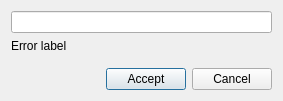
<?xml version="1.0" encoding="UTF-8"?>
<ui version="4.0">
 <class>QCharacterWindow</class>
 <widget class="QDialog" name="QCharacterWindow">
  <property name="geometry">
   <rect>
    <x>0</x>
    <y>0</y>
    <width>283</width>
    <height>101</height>
   </rect>
  </property>
  <property name="windowTitle">
   <string>New Character</string>
  </property>
  <layout class="QVBoxLayout" name="verticalLayout">
   <item>
    <widget class="QLineEdit" name="txtCharacterName"/>
   </item>
   <item>
    <widget class="QLabel" name="lblInfo">
     <property name="text">
      <string>Error label</string>
     </property>
    </widget>
   </item>
   <item>
    <spacer name="verticalSpacer">
     <property name="orientation">
      <enum>Qt::Vertical</enum>
     </property>
     <property name="sizeHint" stdset="0">
      <size>
       <width>20</width>
       <height>40</height>
      </size>
     </property>
    </spacer>
   </item>
   <item>
    <layout class="QHBoxLayout" name="horizontalLayout">
     <item>
      <spacer name="horizontalSpacer">
       <property name="orientation">
        <enum>Qt::Horizontal</enum>
       </property>
       <property name="sizeHint" stdset="0">
        <size>
         <width>40</width>
         <height>20</height>
        </size>
       </property>
      </spacer>
     </item>
     <item>
      <widget class="QPushButton" name="btnAccept">
       <property name="text">
        <string>Accept</string>
       </property>
      </widget>
     </item>
     <item>
      <widget class="QPushButton" name="btnCancel">
       <property name="text">
        <string>Cancel</string>
       </property>
      </widget>
     </item>
    </layout>
   </item>
  </layout>
 </widget>
 <layoutdefault spacing="6" margin="11"/>
 <resources/>
 <connections/>
</ui>
